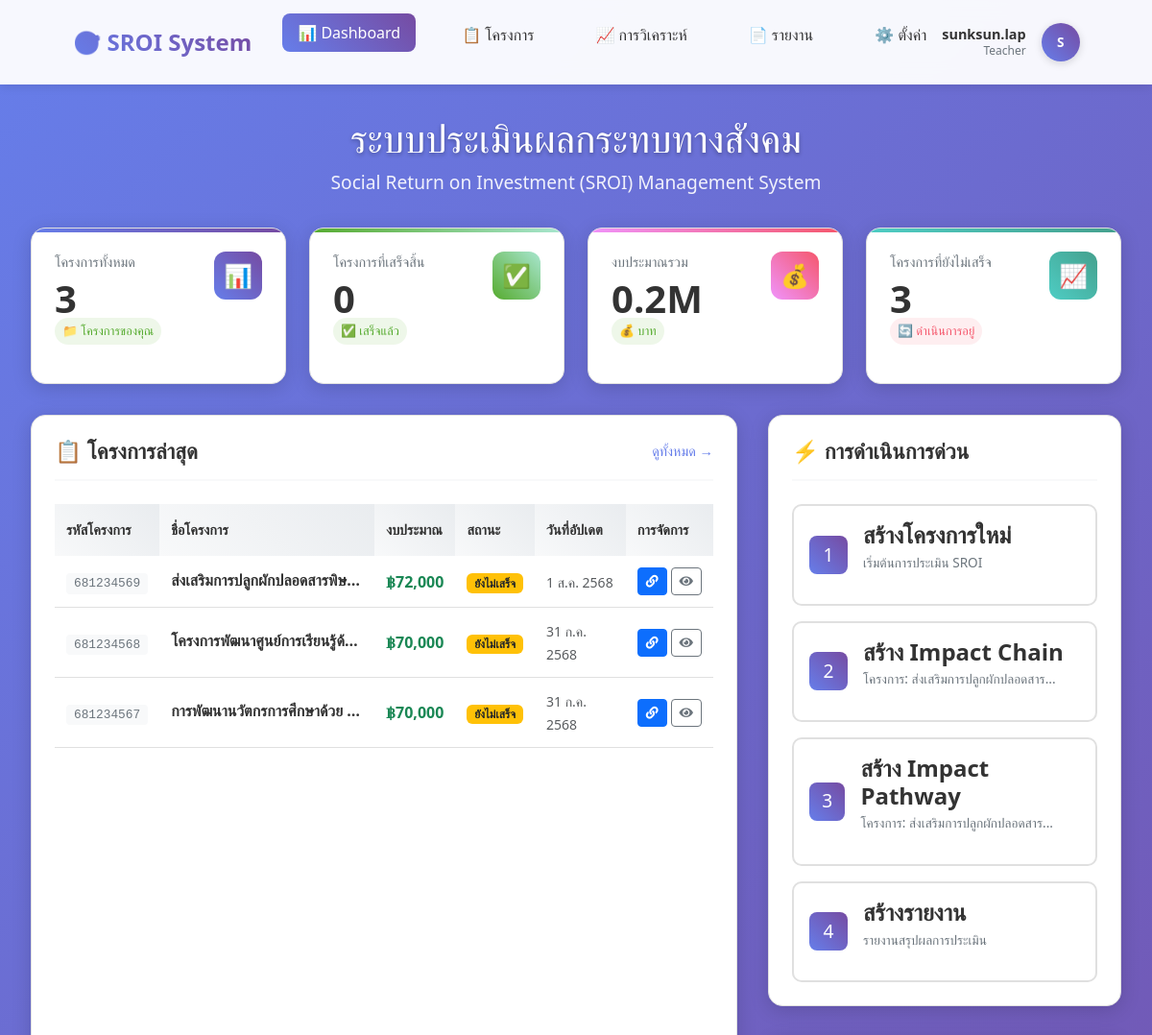
Before: /dashboard.php (signed in, upper part) with the older database file.
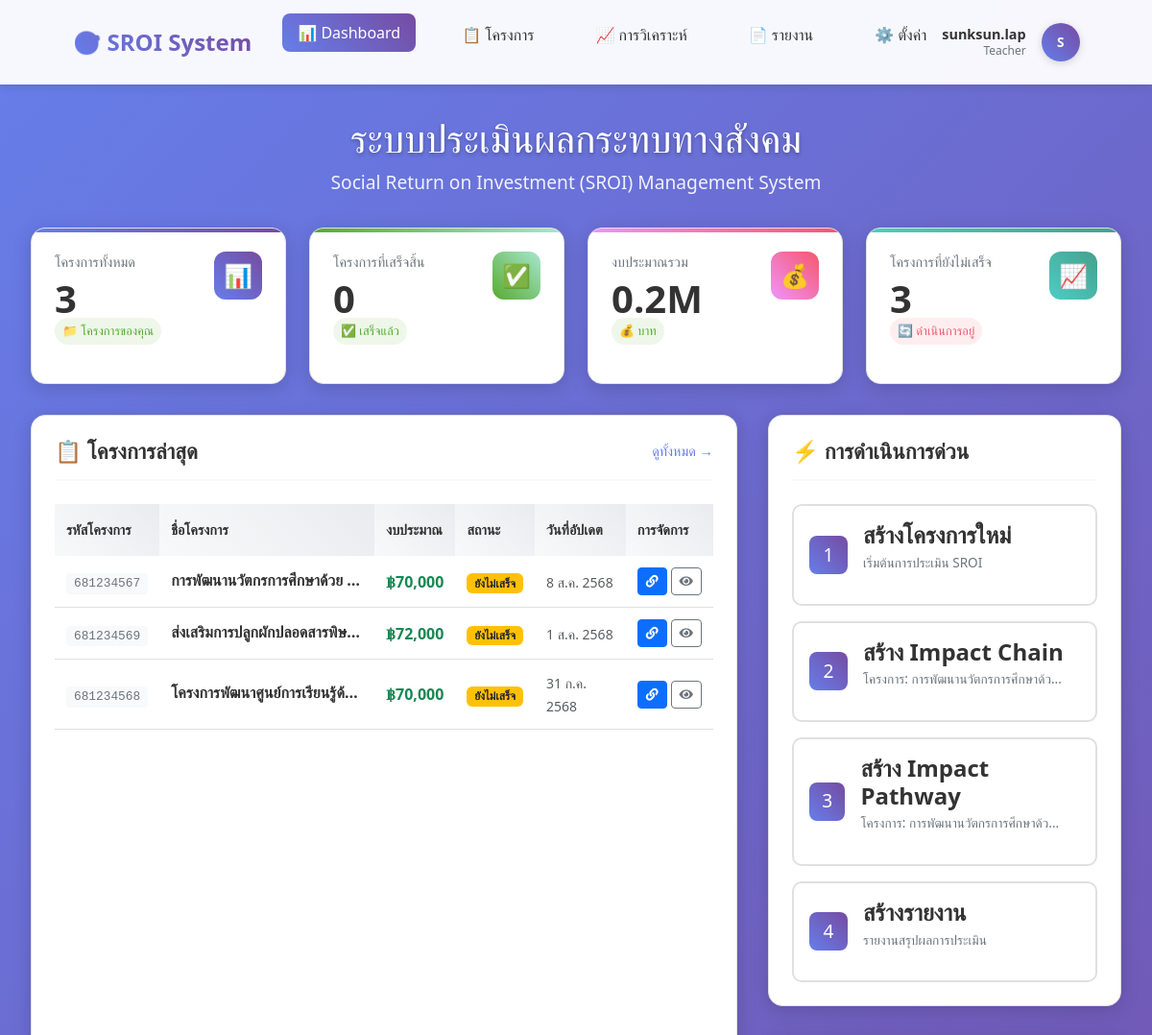
After: the same page with the newer database file.
### tables this page shows
CREATE TABLE `projects` (
  `id` int(11) NOT NULL,
  `project_code` varchar(50) NOT NULL COMMENT 'รหัสโครงการ',
  `name` varchar(500) NOT NULL COMMENT 'ชื่อโครงการ',
  `description` text DEFAULT NULL COMMENT 'รายละเอียดโครงการ',
  `objective` text DEFAULT NULL COMMENT 'วัตถุประสงค์โครงการ',
  `start_date` date DEFAULT NULL COMMENT 'วันที่เริ่มโครงการ',
  `end_date` date DEFAULT NULL COMMENT 'วันที่สิ้นสุดโครงการ',
  `budget` decimal(15,2) DEFAULT NULL COMMENT 'งบประมาณ',
  `organization` varchar(300) DEFAULT NULL COMMENT 'หน่วยงาน/องค์กร',
  `project_manager` varchar(200) DEFAULT NULL COMMENT 'ผู้จัดการโครงการ',
  `status` enum('incompleted','completed') DEFAULT 'incompleted' COMMENT 'สถานะโครงการ',
  `created_by` varchar(100) DEFAULT NULL COMMENT 'ผู้สร้าง',
  `created_at` timestamp NOT NULL DEFAULT current_timestamp(),
  `updated_at` timestamp NOT NULL DEFAULT current_timestamp() ON UPDATE current_timestamp()
);

### dashboard.php (the view, shortened to what the changed rows need)
<?php
require_once "config.php";
$user_id = $_SESSION['user_id'];
$projects_query = "SELECT id, project_code, name, status, budget, created_at, updated_at
                   FROM projects
                   WHERE created_by = ?
                   ORDER BY updated_at DESC
                   LIMIT 5";
$projects_stmt = mysqli_prepare($conn, $projects_query);
mysqli_stmt_bind_param($projects_stmt, 's', $user_id);
mysqli_stmt_execute($projects_stmt);
$projects_result = mysqli_stmt_get_result($projects_stmt);
$user_projects = mysqli_fetch_all($projects_result, MYSQLI_ASSOC);
function getStatusText($status)
{
    switch ($status) {
        case 'incompleted':
            return 'ยังไม่เสร็จ';
    }
}
function formatThaiDate($date)
{
    $thai_months = [
        '01' => 'ม.ค.',
        '02' => 'ก.พ.',
        '03' => 'มี.ค.',
        '04' => 'เม.ย.',
        '05' => 'พ.ค.',
        '06' => 'มิ.ย.',
        '07' => 'ก.ค.',
        '08' => 'ส.ค.',
        '09' => 'ก.ย.',
        '10' => 'ต.ค.',
        '11' => 'พ.ย.',
        '12' => 'ธ.ค.'
    ];
    $timestamp = strtotime($date);
    $day = date('j', $timestamp);
    $month = $thai_months[date('m', $timestamp)];
    $year = date('Y', $timestamp) + 543;
    return "$day $month $year";
}
?>
<!DOCTYPE html>
<html lang="th">
<head>
    <link href="https://cdn.jsdelivr.net/npm/bootstrap@5.3.0/dist/css/bootstrap.min.css" rel="stylesheet">
    <link rel="stylesheet" href="https://cdnjs.cloudflare.com/ajax/libs/font-awesome/5.15.4/css/all.min.css">
</head>
<body>
    <div class="main-container">
        <div class="page-header">
            <h1 class="page-title">ระบบประเมินผลกระทบทางสังคม</h1>
        </div>
        <div class="content-grid">
            <div class="content-card">
                <div class="project-list" id="recentProjects">
                    <?php if (empty($user_projects)): ?>
                        <div class="text-center text-muted py-4">
                            <i class="fas fa-folder-open fa-3x mb-3" style="color: #ddd;"></i>
                            <p>ยังไม่มีโครงการ</p>
                            <a href="create-project.php" class="btn btn-primary">
                                <i class="fas fa-plus"></i> สร้างโครงการแรก
                            </a>
                        </div>
                    <?php else: ?>
                        <div style="overflow-x: auto;">
                            <table class="table table-hover">
                                <thead>
                                    <tr>
                                        <th>รหัสโครงการ</th>
                                        <th>ชื่อโครงการ</th>
                                        <th>งบประมาณ</th>
                                        <th>สถานะ</th>
                                        <th>วันที่อัปเดต</th>
                                        <th>การจัดการ</th>
                                    </tr>
                                </thead>
                                <tbody>
                                    <?php foreach ($user_projects as $project): ?>
                                        <tr>
                                            <td>
                                                <span class="project-code"><?php echo htmlspecialchars($project['project_code']); ?></span>
                                            </td>
                                            <td>
                                                <div class="project-name" style="max-width: 200px; overflow: hidden; text-overflow: ellipsis; white-space: nowrap;"
                                                    title="<?php echo htmlspecialchars($project['name']); ?>">
                                                    <?php echo htmlspecialchars($project['name']); ?>
                                                </div>
                                            </td>
                                            <td>
                                                <span class="fw-bold text-success">
                                                    ฿<?php echo number_format($project['budget']); ?>
                                                </span>
                                            </td>
                                            <td>
                                                <span class="badge <?php echo $project['status'] == 'completed' ? 'bg-success' : 'bg-warning text-dark'; ?>">
                                                    <?php echo getStatusText($project['status']); ?>
                                                </span>
                                            </td>
                                            <td>
                                                <small class="text-muted"><?php echo formatThaiDate($project['updated_at']); ?></small>
                                            </td>
                                            <td>
                                                <div class="d-flex gap-1">
                                                    <a href="impact-chain/step1-strategy.php?project_id=<?php echo $project['id']; ?>"
                                                        class="btn btn-primary btn-sm" title="สร้าง Impact Chain">
                                                        <i class="fas fa-link"></i>
                                                    </a>
                                                    <button onclick="viewProject(<?php echo $project['id']; ?>)"
                                                        class="btn btn-outline-secondary btn-sm" title="ดูรายละเอียด">
                                                        <i class="fas fa-eye"></i>
                                                    </button>
                                                </div>
                                            </td>
                                        </tr>
                                    <?php endforeach; ?>
                                </tbody>
                            </table>
                        </div>
                    <?php endif; ?>
                </div>
            </div>
            <div style="display: flex; flex-direction: column; gap: 2rem;">
                <div class="content-card">
                    <div class="quick-actions">
                        <?php if (!empty($user_projects)): ?>
                            <a href="impact-chain/step1-strategy.php?project_id=<?php echo $user_projects[0]['id']; ?>" class="action-button">
                                <div class="action-icon">2</div>
                                <div class="action-content">
                                    <h4>สร้าง Impact Chain</h4>
                                    <p>โครงการ: <?php echo htmlspecialchars(mb_substr($user_projects[0]['name'], 0, 25)) . (mb_strlen($user_projects[0]['name']) > 25 ? '...' : ''); ?></p>
                                </div>
                            </a>
                        <?php endif; ?>
                        <?php if (!empty($user_projects)): ?>
                            <a href="impact_pathway/impact_pathway.php?project_id=<?php echo $user_projects[0]['id']; ?>" class="action-button">
                                <div class="action-icon">3</div>
                                <div class="action-content">
                                    <h4>สร้าง Impact Pathway</h4>
                                    <p>โครงการ: <?php echo htmlspecialchars(mb_substr($user_projects[0]['name'], 0, 25)) . (mb_strlen($user_projects[0]['name']) > 25 ? '...' : ''); ?></p>
                                </div>
                            </a>
                        <?php endif; ?>
                    </div>
                </div>
            </div>
        </div>
    </div>
</body>
</html>

Changed rows visible on the page:
changed projects "การพัฒนานวัตกรการศึกษาด้วย…": updated_at "31 ก.ค. 2568" → "8 ส.ค. 2568"; moves up the list
Other visible differences:
mb_substr($user_projects[0]['name'], 0, 25): "ส่งเสริมการปลูกผักปลอดสาร" → "การพัฒนานวัตกรการศึกษาด้ว"
